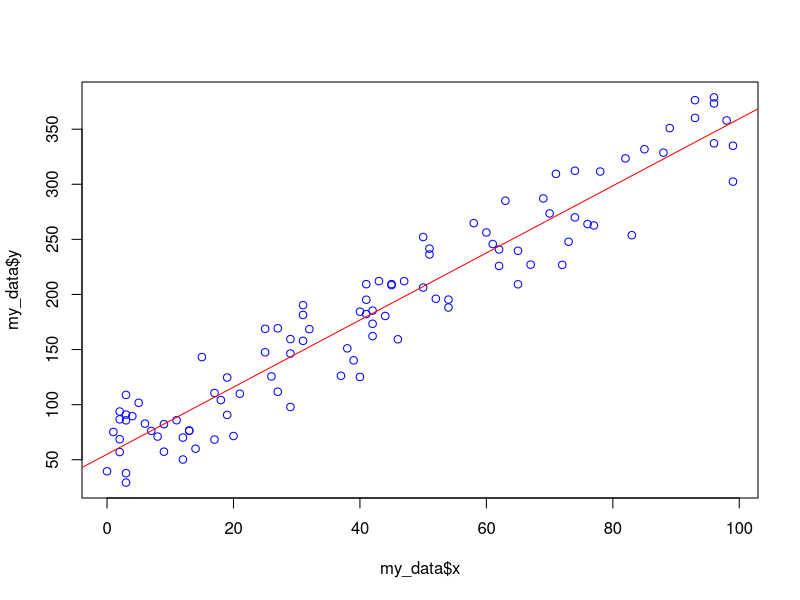

Recreate this plot in R.

# My own sandpit practice on testing accuracy of models

# Create dataset
set.seed(1977)
x <- floor(runif(100, 0, 101))
my_error <- 100 * runif(100)
average_error <- mean(my_error)
y <- round((4 + (3 * x) + my_error),3)
my_data <- as.data.frame(cbind(x,y))

# Run regression analysis
require(caret)

# Calculate/determine logistic regression model
lm_model <- train(data = my_data, y ~ x, method = "lm")
lm_model$finalModel
lm_model$results

# Plot results
plot(my_data$x, my_data$y, col = "blue")   # Plot data points
abline(lm_model$finalModel$coefficients[1],lm_model$finalModel$coefficients[2], col = "red")   # Plot predictive model line

my_data$predict_lm <- predict(lm_model, my_data)
my_data$RMSE <- (my_data$y - my_data$predict_lm)^2
mean(my_data$RMSE)
RMSE_calc <- sqrt(mean(my_data$RMSE))
lm_model$results$RMSE
RMSE_mean <- sum(sqrt(my_data$RMSE))/nrow(my_data)
NRMSE <- RMSE_calc/mean(my_data$y)

mean(my_data$RMSE)
my_data$RMSED <- my_data$RMSE/mean(my_data$y)
View(my_data)
mean(my_data$RMSED)

lm_model2 <- lm(y ~ x, data = my_data)
lm_model2$residuals
crossprod(lm_model2$residuals)


###############################################################
# Run a loop that increases error, calculated a model, predicts 
# results and then determines the accuracy for comparison.

# Set error values
error_values <- c(1, 10, 100, 1000)
RMSE <- rep(NA, 4)
RMSED <- rep(NA, 4)
# Create empty dataframe for populating with error results
error_df <- as.data.frame(matrix(data = NA, nrow = 4, ncol = 6))
my_names <- rep(c("RMSE", "RMSED"), 3)
my_models <- c(rep("lm",2), rep("glm", 2), rep("rf",2))
colnames(error_df) <- paste(my_names, my_models, sep = "_")
error_df <- cbind(error_values, error_df)

for (e in 1:length(error_values)){
  # Create dataset
  set.seed(1977)
  x <- floor(runif(100, 0, 101))
  my_error <- error_values[e] * runif(100)
  y <- round((4 + (3 * x) + my_error),3)
  my_data <- as.data.frame(cbind(x,y))
  
  # Load required packages
  require(caret)
  # Calculate/determine logistic regression model
  lm_model <- train(data = my_data, y ~ x, method = "lm")
  glm_model <- train(data = my_data, y ~ x, method = "glm")
  rf_model <- train(data = my_data, y ~ x, method = "rf")
  
  # Predict results
  # my_data$predict_lm <- predict(lm_model, my_data)
  # my_data$delta_squared <- (my_data$y - my_data$predict_lm)^2
  
  # Store error RMSE in 
  error_df[e, 2] <- lm_model$results$RMSE
  error_df[e, 3] <- lm_model$results$RMSE / mean(my_data$y)
  error_df[e, 4] <- glm_model$results$RMSE
  error_df[e, 5] <- glm_model$results$RMSE / mean(my_data$y)
  error_df[e, 6] <- rf_model$results$RMSE
  error_df[e, 7] <- rf_model$results$RMSE / mean(my_data$y)
}

View(error_df)

